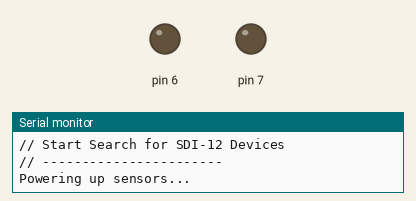
Recording of a sketch running on a simulated Arduino Mega 2560, built with avr-gcc and run on an emulated ATmega2560. On the bench: output pins drawn as LEDs (lit = HIGH), the last lines printed to the serial monitor. Pins used as bus, display or sensor lines are not drawn.

Above: at 0.1 s.
At 21.01 s:
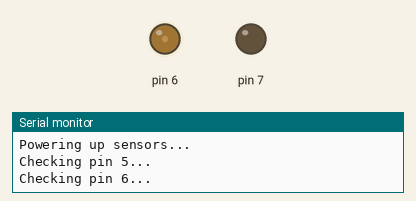
At 30.3 s:
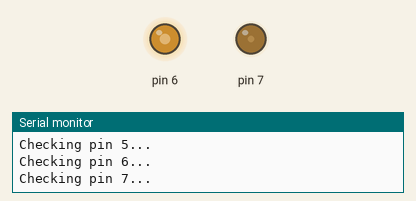
At 39.59 s:
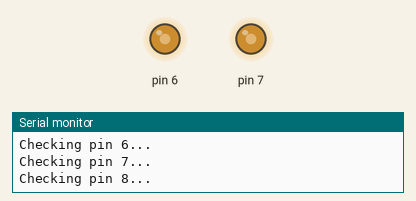
Timing chart, 0 to 40.0 s (numbered marks = the images above):
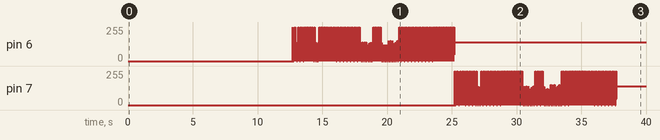

The sketch:

scan.ino
```cpp
// (licence header left out)
#include <SDI12.h>

#define SERIAL_BAUD 115200 /*!< The baud rate for the output serial port */
#define POWER_PIN 22       /*!< The sensor power pin (or -1 if not switching power) */
#define FirstPin 5         /*! change to lowest pin number on your board */
#define LastPin 24         /*! change to highest pin number on your board */


/**
 * @brief gets identification information from a sensor, and prints it to the serial
 * port expects
 *
 * @param sdi the SDI-12 instance
 * @param i a character between '0'-'9', 'a'-'z', or 'A'-'Z'
 */
void printInfo(SDI12 sdi, char i) {
  String command = "";
  command += (char)i;
  command += "I!";
  sdi.sendCommand(command);
  sdi.clearBuffer();
  delay(30);

  Serial.print("  --");
  Serial.print(i);
  Serial.print("--  ");

  while (sdi.available()) {
    Serial.write(sdi.read());
    delay(5);
  }
}


// this checks for activity at a particular address
// expects a char, '0'-'9', 'a'-'z', or 'A'-'Z'
boolean checkActive(SDI12 sdi, char i) {
  String myCommand = "";
  myCommand        = "";
  myCommand += (char)i;  // sends basic 'acknowledge' command [address][!]
  myCommand += "!";

  for (int j = 0; j < 3; j++) {  // goes through three rapid contact attempts
    sdi.sendCommand(myCommand);
    sdi.clearBuffer();
    delay(30);
    if (sdi.available()) {  // If we here anything, assume we have an active sensor
      return true;
    }
  }
  sdi.clearBuffer();
  return false;
}

void scanAddressSpace(SDI12 sdi) {
  // scan address space 0-9
  for (char i = '0'; i <= '9'; i++)
    if (checkActive(sdi, i)) { printInfo(sdi, i); }
  // scan address space a-z
  for (char i = 'a'; i <= 'z'; i++)
    if (checkActive(sdi, i)) { printInfo(sdi, i); }
  // scan address space A-Z
  for (char i = 'A'; i <= 'Z'; i++)
    if (checkActive(sdi, i)) { printInfo(sdi, i); };
}

void setup() {
  Serial.begin(SERIAL_BAUD);
  Serial.println("//\n// Start Search for SDI-12 Devices \n// -----------------------");

  // Power the sensors;
  if (POWER_PIN > 0) {
    Serial.println("Powering up sensors...");
    pinMode(POWER_PIN, OUTPUT);
    digitalWrite(POWER_PIN, HIGH);
    delay(200);
  }

  for (uint8_t pin = FirstPin; pin <= LastPin; pin++) {
    if (pin != POWER_PIN) {
      pinMode(pin, INPUT);
      SDI12 mySDI12(pin);
      mySDI12.begin();
      Serial.print("Checking pin ");
      Serial.print(pin);
      Serial.println("...");
      scanAddressSpace(mySDI12);
      mySDI12.end();
    }
  }

  Serial.println("\n//\n// End Search for SDI-12 Devices \n// ---------------------");

  // Cut power
  digitalWrite(POWER_PIN, LOW);
}

void loop() {}
```
